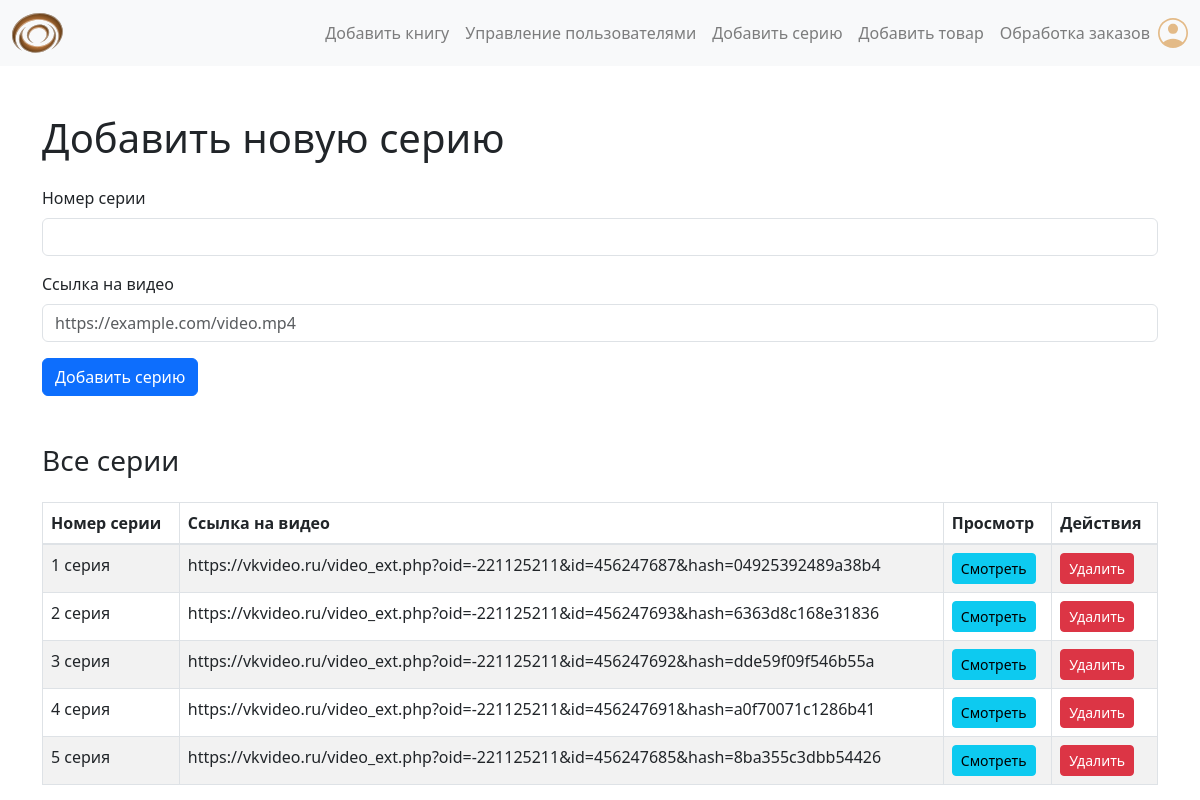
Page /add-story.php (signed in) on the committed database.
### tables this page shows
CREATE TABLE `stories` (
  `id` int NOT NULL,
  `episode_number` varchar(50) DEFAULT NULL,
  `video_url` text
);

### db_functions.php (called while the page is built, shortened)
<?php
require_once 'config.php';
function dbConnect()
{
    global $db_host, $db_name, $db_user, $db_pass, $db_charset;
    $dsn = "mysql:host=$db_host;dbname=$db_name;charset=$db_charset";
    try {
        $pdo = new PDO($dsn, $db_user, $db_pass, [
            PDO::ATTR_ERRMODE => PDO::ERRMODE_EXCEPTION,
            PDO::ATTR_DEFAULT_FETCH_MODE => PDO::FETCH_ASSOC,
        ]);
        return $pdo;
    } catch (PDOException $e) {
        die('Ошибка подключения к БД: ' . $e->getMessage());
    }
}
function dbSelect($sql, $params = [])
{
    $pdo = dbConnect();
    $stmt = $pdo->prepare($sql);
    $stmt->execute($params);
    return $stmt->fetchAll();
}

### add-story.php (the view, shortened to what this page needs)
<?php
require_once 'db_functions.php';
$sqlStories = "SELECT id, episode_number, video_url FROM stories ORDER BY episode_number ASC";
$stories = dbSelect($sqlStories);
?>
<!DOCTYPE html>
<html lang="ru">
<head>
    <link rel="stylesheet" href="https://maxcdn.bootstrapcdn.com/bootstrap/4.0.0/css/bootstrap.min.css">
    <link href="https://cdn.jsdelivr.net/npm/bootstrap@5.3.0-alpha1/dist/css/bootstrap.min.css" rel="stylesheet">
</head>
<body>
    <header>
        <nav class="navbar navbar-expand-lg navbar-light bg-light">
            <div class="container-fluid">
                <a class="navbar-brand" href="./index.php"><img src="./image/logo.svg" alt="логотип сайта" height="40"></a>
                <ul class="navbar-nav ms-auto mb-2 mb-lg-0">
                    <li class="nav-item">
                        <a class="nav-link" href="add-books.php">Добавить книгу</a>
                    </li>
                    <li class="nav-item">
                        <a class="nav-link" href="users.php">Управление пользователями</a>
                    </li>
                    <li class="nav-item">
                        <a class="nav-link" href="add-story.php">Добавить серию</a>
                    </li>
                    <li class="nav-item">
                        <a class="nav-link" href="add_product.php">Добавить товар</a>
                    </li>
                    <li class="nav-item">
                        <a class="nav-link" href="add-orders.php">Обработка заказов</a>
                    </li>
                </ul>
                <div class="account">
                    <a href="./account.php"><img src="./image/account.svg" alt="аккаунт" height="30"></a>
                </div>
            </div>
        </nav>
    </header>
    <main class="container mt-5">
        <h1 class="mb-4">Добавить новую серию</h1>
        <section class="add-story-form mb-5">
            <form action="add-story.php" method="POST" novalidate>
                <div class="mb-3">
                    <label for="episode_number" class="form-label">Номер серии</label>
                    <input type="text" class="form-control" id="episode_number" name="episode_number" required>
                </div>
                <div class="mb-3">
                    <label for="video_url" class="form-label">Ссылка на видео</label>
                    <input type="url" class="form-control" id="video_url" name="video_url" required placeholder="https://example.com/video.mp4">
                </div>
                <button type="submit" name="add_story" class="btn btn-primary">Добавить серию</button>
            </form>
        </section>
        <section class="stories-section">
            <h2 class="h3 mb-4">Все серии</h2>
            <table class="table table-bordered table-striped align-middle">
                <thead>
                    <tr>
                        <th>Номер серии</th>
                        <th>Ссылка на видео</th>
                        <th>Просмотр</th>
                        <th>Действия</th>
                    </tr>
                </thead>
                <tbody>
                    <?php foreach ($stories as $story): ?>
                        <tr>
                            <td><?= htmlspecialchars($story['episode_number']) ?></td>
                            <td><?= htmlspecialchars($story['video_url']) ?></td>
                            <td><a href="<?= htmlspecialchars($story['video_url']) ?>" target="_blank" class="btn btn-info btn-sm">Смотреть</a></td>
                            <td>
                                <a href="delete_story.php?id=<?= $story['id'] ?>" onclick="return confirm('Вы уверены, что хотите удалить эту серию?')" class="btn btn-danger btn-sm">Удалить</a>
                            </td>
                        </tr>
                    <?php endforeach; ?>
                </tbody>
            </table>
        </section>
    </main>
</body>
</html>

### rows in the picture
stories: episode_number "1 серия", video_url "https://vkvideo.ru/video_ext.php?oid=-221125211&id=456247687&hash=04925392489a38b4"
stories: episode_number "2 серия", video_url "https://vkvideo.ru/video_ext.php?oid=-221125211&id=456247693&hash=6363d8c168e31836"
stories: episode_number "3 серия", video_url "https://vkvideo.ru/video_ext.php?oid=-221125211&id=456247692&hash=dde59f09f546b55a"
stories: episode_number "4 серия", video_url "https://vkvideo.ru/video_ext.php?oid=-221125211&id=456247691&hash=a0f70071c1286b41"
stories: episode_number "5 серия", video_url "https://vkvideo.ru/video_ext.php?oid=-221125211&id=456247685&hash=8ba355c3dbb54426"
